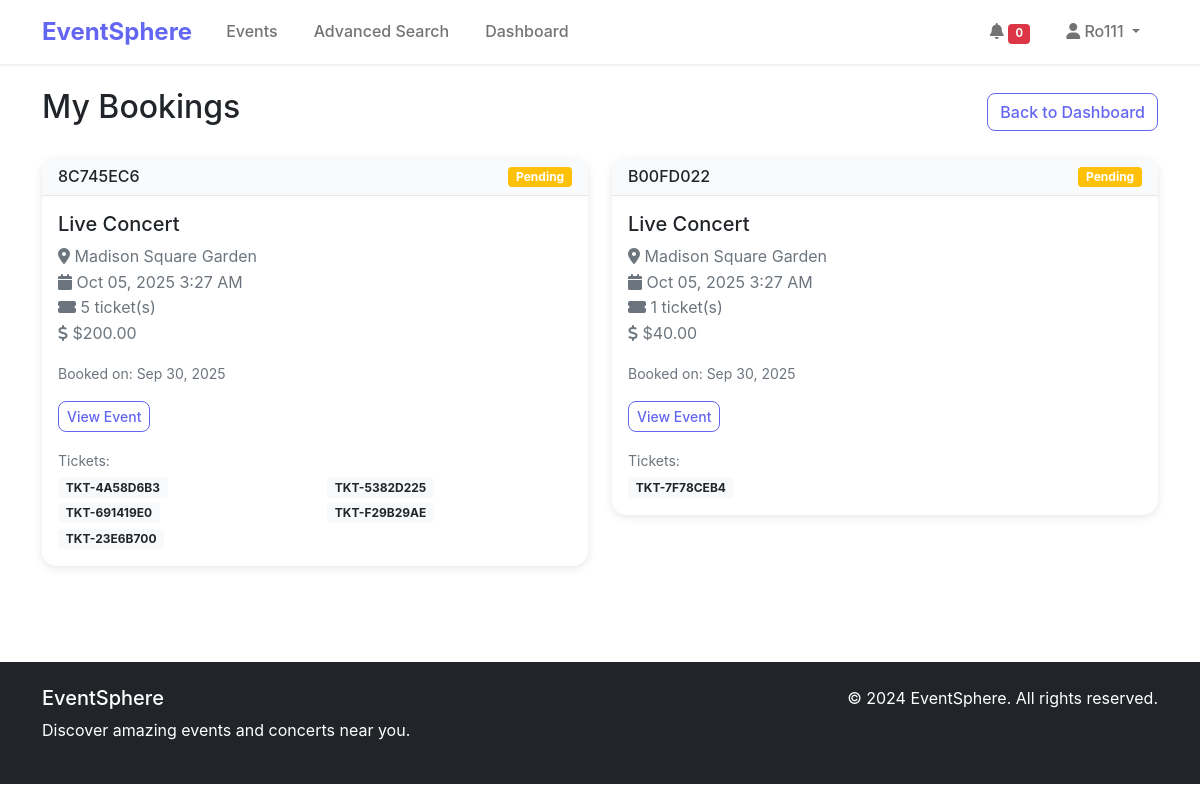
The page /events/my-bookings/ (signed in) on the database its author committed.
### events/models.py (models this page shows, shortened)
class Booking(models.Model):
    STATUS_CHOICES = [
        ('pending', 'Pending'),
        ('confirmed', 'Confirmed'),
        ('cancelled', 'Cancelled'),
        ('completed', 'Completed'),
    ]
    user = models.ForeignKey(User, on_delete=models.CASCADE)
    event = models.ForeignKey(Event, on_delete=models.CASCADE)
    quantity = models.PositiveIntegerField(default=1)
    total_amount = models.DecimalField(max_digits=10, decimal_places=2)
    status = models.CharField(max_length=20, choices=STATUS_CHOICES, default='pending')
    booking_reference = models.CharField(max_length=20, unique=True)
    created_at = models.DateTimeField(auto_now_add=True)
    updated_at = models.DateTimeField(auto_now=True)
    class Meta:
        ordering = ['-created_at']

class Event(models.Model):
    title = models.CharField(max_length=200)
    description = models.TextField()
    category = models.ForeignKey(Category, on_delete=models.CASCADE)
    venue = models.ForeignKey(Venue, on_delete=models.CASCADE)
    date = models.DateTimeField()
    price = models.DecimalField(max_digits=10, decimal_places=2)
    image = models.ImageField(upload_to='events/', blank=True, null=True)
    created_by = models.ForeignKey(User, on_delete=models.CASCADE, null=True, blank=True)
    created_at = models.DateTimeField(auto_now_add=True)
    updated_at = models.DateTimeField(auto_now=True)
    is_active = models.BooleanField(default=True)
    class Meta:
        ordering = ['date']

class Venue(models.Model):
    name = models.CharField(max_length=200)
    address = models.TextField()
    city = models.CharField(max_length=100)
    state = models.CharField(max_length=100)
    zip_code = models.CharField(max_length=20)
    capacity = models.IntegerField(default=0)

class Ticket(models.Model):
    booking = models.ForeignKey(Booking, on_delete=models.CASCADE, related_name='tickets')
    ticket_number = models.CharField(max_length=20, unique=True)
    is_used = models.BooleanField(default=False)
    used_at = models.DateTimeField(null=True, blank=True)

### events/views.py (the view)
# urls.py: path('my-bookings/', views.my_bookings, name='my_bookings'),
@login_required
def my_bookings(request):
    bookings = Booking.objects.filter(user=request.user)
    context = {
        'bookings': bookings,
    }
    return render(request, 'events/my_bookings.html', context)

### templates/events/my_bookings.html (shortened to what this page needs)
{% extends 'base.html' %}
{% load static %}
{% block content %}
<div class="container py-4">
    <div class="d-flex justify-content-between align-items-center mb-4">
        <h2>My Bookings</h2>
        <a href="{% url 'dashboard:dashboard' %}" class="btn btn-outline-primary">Back to Dashboard</a>
    </div>
    {% if bookings %}
    <div class="row">
        {% for booking in bookings %}
        <div class="col-md-6 mb-4">
            <div class="card">
                <div class="card-header d-flex justify-content-between align-items-center">
                    <h6 class="mb-0">{{ booking.booking_reference }}</h6>
                    <span class="badge bg-{% if booking.status == 'confirmed' %}success{% elif booking.status == 'pending' %}warning{% elif booking.status == 'cancelled' %}danger{% else %}secondary{% endif %}">
                        {{ booking.get_status_display }}
                    </span>
                </div>
                <div class="card-body">
                    <h5 class="card-title">{{ booking.event.title }}</h5>
                    <p class="card-text text-muted">
                        <i class="fas fa-map-marker-alt"></i> {{ booking.event.venue.name }}<br>
                        <i class="fas fa-calendar"></i> {{ booking.event.date|date:"M d, Y g:i A" }}<br>
                        <i class="fas fa-ticket-alt"></i> {{ booking.quantity }} ticket(s)<br>
                        <i class="fas fa-dollar-sign"></i> ${{ booking.total_amount }}
                    </p>
                    <p class="text-muted small">
                        Booked on: {{ booking.created_at|date:"M d, Y" }}
                    </p>
                    <div class="d-flex justify-content-between">
                        <a href="{% url 'events:event_detail' booking.event.pk %}" class="btn btn-outline-primary btn-sm">View Event</a>
                    </div>
                    {% if booking.tickets.all %}
                    <div class="mt-3">
                        <small class="text-muted">Tickets:</small>
                        <div class="row">
                            {% for ticket in booking.tickets.all %}
                            <div class="col-6">
                                <small class="badge bg-light text-dark">{{ ticket.ticket_number }}</small>
                            </div>
                            {% endfor %}
                        </div>
                    </div>
                    {% endif %}
                </div>
            </div>
        </div>
        {% endfor %}
    </div>
    {% endif %}
</div>
{% endblock %}

### templates/base.html (shortened to what this page needs)
<!DOCTYPE html>
<html lang="en">
<head>
    {% load static %}
    <link href="https://cdn.jsdelivr.net/npm/bootstrap@5.1.3/dist/css/bootstrap.min.css" rel="stylesheet">
    <link href="https://cdnjs.cloudflare.com/ajax/libs/font-awesome/6.0.0/css/all.min.css" rel="stylesheet">
    <link href="{% static 'css/style.css' %}" rel="stylesheet">
</head>
<body>
    <nav class="navbar navbar-expand-lg navbar-light bg-white shadow-sm">
        <div class="container">
            <a class="navbar-brand fw-bold" href="{% url 'home' %}">EventSphere</a>
            <div class="collapse navbar-collapse" id="navbarNav">
                <ul class="navbar-nav me-auto">
                    <li class="nav-item">
                        <a class="nav-link" href="{% url 'events:event_list' %}">Events</a>
                    </li>
                    <li class="nav-item">
                        <a class="nav-link" href="{% url 'events:advanced_search' %}">Advanced Search</a>
                    </li>
                    {% if user.is_authenticated %}
                    <li class="nav-item">
                        <a class="nav-link" href="{% url 'dashboard:dashboard' %}">Dashboard</a>
                    </li>
                    {% endif %}
                </ul>
                <ul class="navbar-nav">
                    {% if user.is_authenticated %}
                    <li class="nav-item">
                        <a class="nav-link" href="{% url 'notifications:notification_list' %}">
                            <i class="fas fa-bell"></i>
                            <span class="badge bg-danger" id="notification-count" style="font-size: 0.7em;">0</span>
                        </a>
                    </li>
                    <li class="nav-item dropdown">
                        <a class="nav-link dropdown-toggle" href="#" id="navbarDropdown" role="button" data-bs-toggle="dropdown">
                            <i class="fas fa-user"></i> {{ user.username }}
                        </a>
                    </li>
                    {% endif %}
                </ul>
            </div>
        </div>
    </nav>
    <main>
        {% block content %}
        {% endblock %}
    </main>
    <footer class="bg-dark text-white py-4 mt-5">
        <div class="container">
            <div class="row">
                <div class="col-md-6">
                    <h5>EventSphere</h5>
                    <p>Discover amazing events and concerts near you.</p>
                </div>
                <div class="col-md-6 text-md-end">
                    <p>&copy; 2024 EventSphere. All rights reserved.</p>
                </div>
            </div>
        </div>
    </footer>
</body>
</html>

### static/css/style.css (style rules this page uses)
:root { --primary-color: #6366f1; --secondary-color: #8b5cf6; --dark-color: #1f2937; --light-color: #f8fafc; }
body { font-family: 'Inter', -apple-system, BlinkMacSystemFont, sans-serif; line-height: 1.6; }
.navbar-brand { font-size: 1.5rem; color: var(--primary-color) !important; }
.navbar-nav .nav-link { font-weight: 500; margin: 0 10px; }
.btn-outline-primary { color: var(--primary-color); border-color: var(--primary-color); border-radius: 8px; font-weight: 500; }
.card { border: none; border-radius: 15px; box-shadow: 0 2px 10px rgba(0, 0, 0, 0.1); }
.card-header { background-color: var(--light-color); border-bottom: 1px solid #e5e7eb; border-radius: 15px 15px 0 0 !important; font-weight: 600; }
.shadow-sm { box-shadow: 0 1px 3px rgba(0, 0, 0, 0.1) !important; }
footer { margin-top: auto; }

### rows shown on the page
Booking: booking_reference "8C745EC6", status "Pending", event "Live Concert", event.venue.name "Madison Square Garden", event "Oct 05, 2025 3:27 AM", quantity "5", total_amount "200.00", created_at "Sep 30, 2025"
Ticket: ticket_number "TKT-4A58D6B3"
Ticket: ticket_number "TKT-5382D225"
Ticket: ticket_number "TKT-691419E0"
Ticket: ticket_number "TKT-F29B29AE"
Ticket: ticket_number "TKT-23E6B700"
Booking: booking_reference "B00FD022", status "Pending", event "Live Concert", event.venue.name "Madison Square Garden", event "Oct 05, 2025 3:27 AM", quantity "1", total_amount "40.00", created_at "Sep 30, 2025"
Ticket: ticket_number "TKT-7F78CEB4"

### other values the page prints
{{ user.username }} "Ro111"
